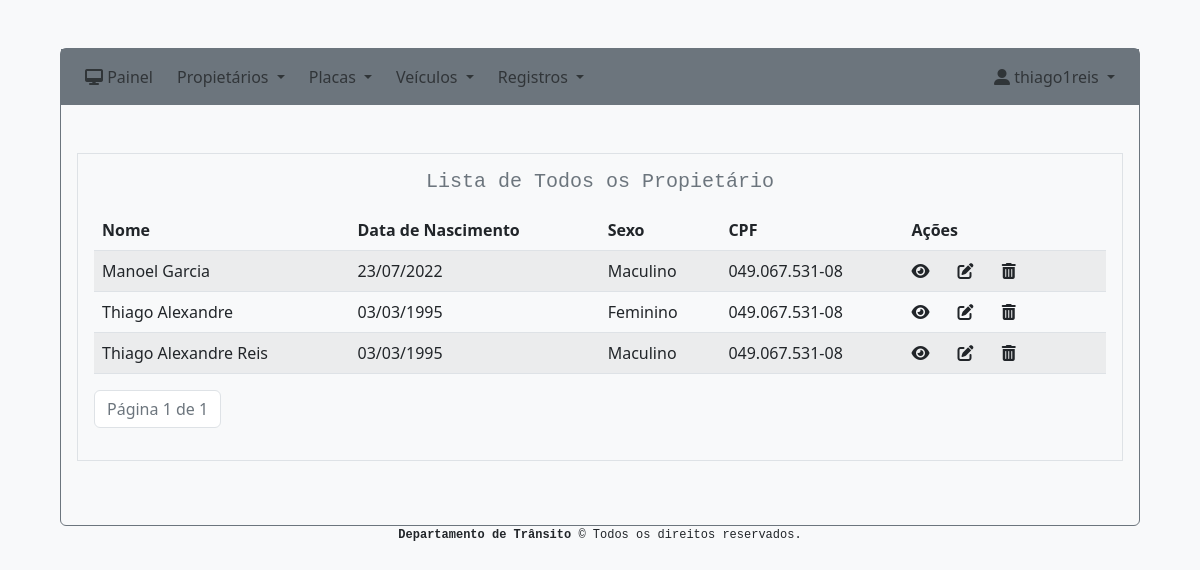
Screenshot of /sistema/propietarios (signed in) with the database file from the repository.
### system/models.py (models this page shows, shortened)
class Owner(models.Model):
    name = models.CharField(max_length=255)
    birth_date = models.DateField()
    sex = models.CharField(max_length=10, choices=SEX_CHOICES, blank=False, null=False)
    cpf = models.CharField(max_length=255)
    telephone = models.CharField(max_length=255, blank=True, null=True)
    email = models.EmailField(blank=True, null=True)
    zip_code = models.CharField(max_length=255)
    state = models.CharField(max_length=25, choices=STATE_CHOICES, blank=False, null=False)
    city = models.CharField(max_length=255)
    district = models.CharField(max_length=255)
    road = models.CharField(max_length=255)
    number = models.IntegerField(blank=True, null=True)
    complement = models.CharField(max_length=255, blank=True, null=True)
    reference_point = models.CharField(max_length=255, blank=True, null=True)
    comments = models.CharField(max_length=255, blank=True, null=True)
    created = models.DateTimeField('created', auto_now_add=True)
    modified = models.DateTimeField('modified', auto_now=True)

### system/views.py (the view)
# urls.py: path('propietarios', views.owner_index, name='owner_index'),
@login_required(login_url="/")
def owner_index(request):
    owners = Owner.objects.all().order_by('-created')
    paginator = Paginator(owners, 10)
    page_number = request.GET.get('page')
    page_obj = paginator.get_page(page_number)
    context = {
        'page_obj': page_obj
    }
    return render(request, 'system/owner_index.html', context)

### system/templates/system/owner_index.html (shortened to what this page needs)
{% extends 'base.html' %}
{% block content %}
    <div class="border p-3 m-3">
        <h5 class="font-monospace text-secondary text-center mb-3">Lista de Todos os Propietário</h5>
        <div class="table-responsive">
            <table class="table table-striped">
                <thead>
                  <tr>
                    <th scope="col">Nome</th>
                    <th scope="">Data de Nascimento</th>
                    <th scope="col">Sexo</th>
                    <th scope="col">CPF</th>
                    <th scope="col">Ações</th>
                  </tr>
                </thead>
                <tbody>
                {% for owner in page_obj %}
                  <tr>
                    <td>{{ owner.name }}</td>
                    <td>{{ owner.birth_date|date:"d/m/Y" }}</td>
                    <td>{{ owner.sex }}</td>
                    <td>{{ owner.cpf }}</td>
                    <td class="">
                        <a href="{% url 'owner_show' owner.id %}" class="me-4 text-dark"><i class="fa-solid fa-eye"></i></a>
                        <a href="{% url 'owner_edit' owner.id %}" class="me-4 text-dark"><i class="fa-solid fa-pen-to-square "></i></a>
                        <a href="{% url 'owner_delete' owner.id %}" class="me-4 text-dark" onclick="return confirm('Tem certeza que deseja excluir esse Propietário ?')"><i class="fa-solid fa-trash-can"></i></a>
                    </td>
                  </tr>
                {% endfor %}
                </tbody>
             </table>
          </div>
          <nav aria-label="Page navigation example ">
            <ul class="pagination ">
                <li class="page-item disabled"><span class="page-link text-secondary" >Página {{ page_obj.number }} de {{ page_obj.paginator.num_pages }}</span></li>
            </ul>
          </nav>
    </div>
{% endblock %}

### system/templates/menu.html (shortened to what this page needs)
<nav class="navbar navbar-expand-lg navbar-secondary bg-secondary mb-5 ">
    <div class="container-fluid">
        <div class="collapse navbar-collapse" id="navbarNavAltMarkup">
            {% if user.is_authenticated %}
                <ul class="navbar-nav me-auto mb-lg-0">
                    <li class="nav-item px-1">
                        <a class="nav-link" aria-current="page" href="{% url 'sistema' %}"><i class="fa-solid fa-desktop"></i> Painel</a>
                    </li>
                    <li class="nav-item dropdown px-1">
                        <a class="nav-link dropdown-toggle" href="#" id="navbarDropdown" role="button" data-bs-toggle="dropdown" aria-expanded="false">
                            Propietários
                        </a>
                    </li>
                    <li class="nav-item dropdown px-1">
                        <a class="nav-link dropdown-toggle" href="#" id="navbarDropdown" role="button" data-bs-toggle="dropdown" aria-expanded="false">
                            Placas
                        </a>
                    </li>
                    <li class="nav-item dropdown px-1">
                        <a class="nav-link dropdown-toggle" href="#" id="navbarDropdown" role="button" data-bs-toggle="dropdown" aria-expanded="false">
                            Veículos
                        </a>
                    </li>
                    <li class="nav-item dropdown px-1">
                        <a class="nav-link dropdown-toggle" href="#" id="navbarDropdown" role="button" data-bs-toggle="dropdown" aria-expanded="false">
                            Registros
                        </a>
                    </li>
                </ul>
                <div class="d-flex">
                    <ul class="navbar-nav">
                    <li class="nav-item dropdown px-1">
                        <a class="nav-link dropdown-toggle" href="#" id="navbarDropdown" role="button" data-bs-toggle="dropdown" aria-expanded="false">
                            <i class="fa-solid fa-user-large"></i>
                            {{ user.get_username }}
                        </a>
                    </li>
                    </ul>
                </div>
            {% endif %}
        </div>
    </div>
</nav>

### rows the page displays
Owner: name "Manoel Garcia", birth_date "23/07/2022", sex "Maculino", cpf "049.067.531-08"
Owner: name "Thiago Alexandre", birth_date "03/03/1995", sex "Feminino", cpf "049.067.531-08"
Owner: name "Thiago Alexandre Reis", birth_date "03/03/1995", sex "Maculino", cpf "049.067.531-08"

### other values shown
{{ user.get_username }} "thiago1reis"
{{ page_obj.number }} "1"
{{ page_obj.paginator.num_pages }} "1"
